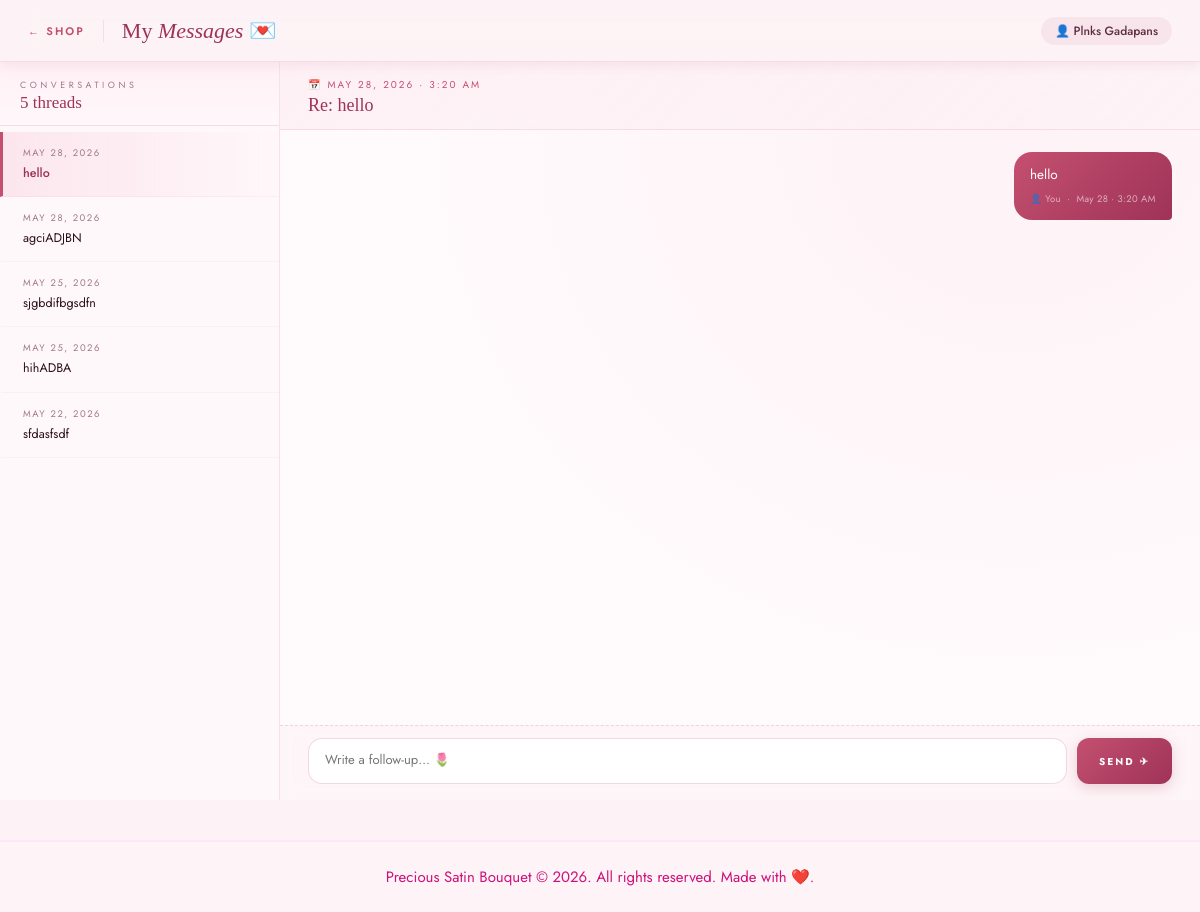
Page /my_messages.php (signed in) on the committed database.
### tables this page shows
CREATE TABLE `users` (
  `id` int(11) NOT NULL,
  `username` varchar(100) NOT NULL,
  `email` varchar(100) DEFAULT NULL,
  `password` varchar(255) NOT NULL,
  `phone` varchar(20) DEFAULT NULL,
  `address` text DEFAULT NULL,
  `barangay` varchar(100) DEFAULT NULL,
  `facebook` varchar(100) DEFAULT NULL,
  `role` varchar(20) DEFAULT 'customer',
  `created_at` timestamp NOT NULL DEFAULT current_timestamp(),
  `full_name` varchar(150) NOT NULL DEFAULT '',
  `avatar` varchar(255) DEFAULT NULL,
  `latitude` decimal(10,7) DEFAULT NULL,
  `longitude` decimal(10,7) DEFAULT NULL,
  `municipality` varchar(120) DEFAULT NULL,
  `gender` enum('Male','Female','Non-binary','Prefer not to say') DEFAULT NULL
);

CREATE TABLE `contact_messages` (
  `id` int(11) NOT NULL,
  `name` varchar(150) NOT NULL,
  `email` varchar(200) NOT NULL,
  `phone` varchar(30) DEFAULT NULL,
  `message` text NOT NULL,
  `is_read` tinyint(1) DEFAULT 0,
  `user_id` int(11) DEFAULT NULL,
  `created_at` timestamp NOT NULL DEFAULT current_timestamp()
);

### my_messages.php (the view, shortened to what this page needs)
<?php
include "config.php";
$uid      = (int)$_SESSION['user_id'];
$userRow  = $conn->query("SELECT * FROM users WHERE id=$uid")->fetch_assoc();
$userName = htmlspecialchars($userRow['full_name'] ?: $userRow['username']);
$conn->query("ALTER TABLE message_replies ADD COLUMN IF NOT EXISTS is_read TINYINT(1) DEFAULT 0");
$messages = $conn->prepare("SELECT * FROM contact_messages WHERE user_id=? ORDER BY created_at DESC");
$messages->bind_param("i", $uid);
$messages->execute();
$result = $messages->get_result();
$allMessages = $result->fetch_all(MYSQLI_ASSOC);
$openId = isset($_GET['open']) ? (int)$_GET['open'] : (count($allMessages) > 0 ? (int)$allMessages[0]['id'] : 0);
$openMsg = null;
foreach ($allMessages as $m) {
    if ((int)$m['id'] === $openId) { $openMsg = $m; break; }
}
?>
<!DOCTYPE html>
<html lang="en">
<head>
</head>
<body>
<div class="petal-field">
</div>
<div class="shell">
  <div class="topbar">
    <a href="index.php" class="topbar-back">← Shop</a>
    <div class="topbar-title">My <em>Messages</em> 💌</div>
    <div class="topbar-user">👤 <?= $userName ?></div>
  </div>
  <div class="main-area">
    <aside class="sidebar">
      <div class="sidebar-header">
        <div class="sidebar-label">Conversations</div>
        <div class="sidebar-count">
          <?= count($allMessages) ?> thread<?= count($allMessages) !== 1 ? 's' : '' ?>
        </div>
      </div>
      <div class="thread-list">
        <?php if (empty($allMessages)): ?>
          <div class="sidebar-empty">
            No messages yet.<br>
            <a href="contact.php">Send one? 🌸</a>
          </div>
        <?php else: ?>
          <?php foreach ($allMessages as $m):
            $mid      = (int)$m['id'];
            $isActive = ($mid === $openId);
          ?>
          <a href="?open=<?= $mid ?>" class="thread-item <?= $isActive ? 'active' : '' ?>">
            <div class="thread-item-date"><?= date('M j, Y', strtotime($m['created_at'])) ?></div>
            <div class="thread-item-preview">
              <?= htmlspecialchars(mb_strimwidth($m['message'], 0, 90, '…')) ?>
            </div>
          </a>
          <?php endforeach; ?>
        <?php endif; ?>
      </div>
    </aside>
    <div class="convo-panel">
      <?php if ($openMsg): ?>
        <div class="convo-topbar">
          <div class="convo-date">📅 <?= date('F j, Y · g:i A', strtotime($openMsg['created_at'])) ?></div>
          <div class="convo-subject">Re: <?= htmlspecialchars(mb_strimwidth($openMsg['message'], 0, 80, '…')) ?></div>
        </div>
        <div class="chat-scroll" id="chatScroll">
          <div class="bubble-wrap user-side">
            <div class="chat-bubble user-bubble">
              <?= nl2br(htmlspecialchars($openMsg['message'])) ?>
              <div class="bubble-meta">
                👤 You &nbsp;·&nbsp; <?= date('M j · g:i A', strtotime($openMsg['created_at'])) ?>
              </div>
            </div>
          </div>
        </div>
        <div class="reply-area">
          <form method="POST" action="">
            <div class="reply-row">
              <textarea
                name="reply_body"
                id="replyBox"
                class="reply-textarea"
                placeholder="Write a follow-up… 🌷"
                required></textarea>
              <button type="submit" class="btn-send">Send ✈</button>
            </div>
          </form>
        </div>
      <?php endif; ?>
    </div>
  </div>
</div>
<?php include 'footer.php'; ?>
</body>
</html>

### rows in the picture
users: full_name "Plnks Gadapans"
contact_messages: created_at "MAY 28, 2026", message "hello", created_at "MAY 28, 2026 · 3:20 AM", created_at "May 28 · 3:20 AM"
contact_messages: created_at "MAY 28, 2026", message "agciADJBN"
contact_messages: created_at "MAY 25, 2026", message "sjgbdifbgsdfn"
contact_messages: created_at "MAY 25, 2026", message "hihADBA"
contact_messages: created_at "MAY 22, 2026", message "sfdasfsdf"

### other values in the picture
count($allMessages) "5"
